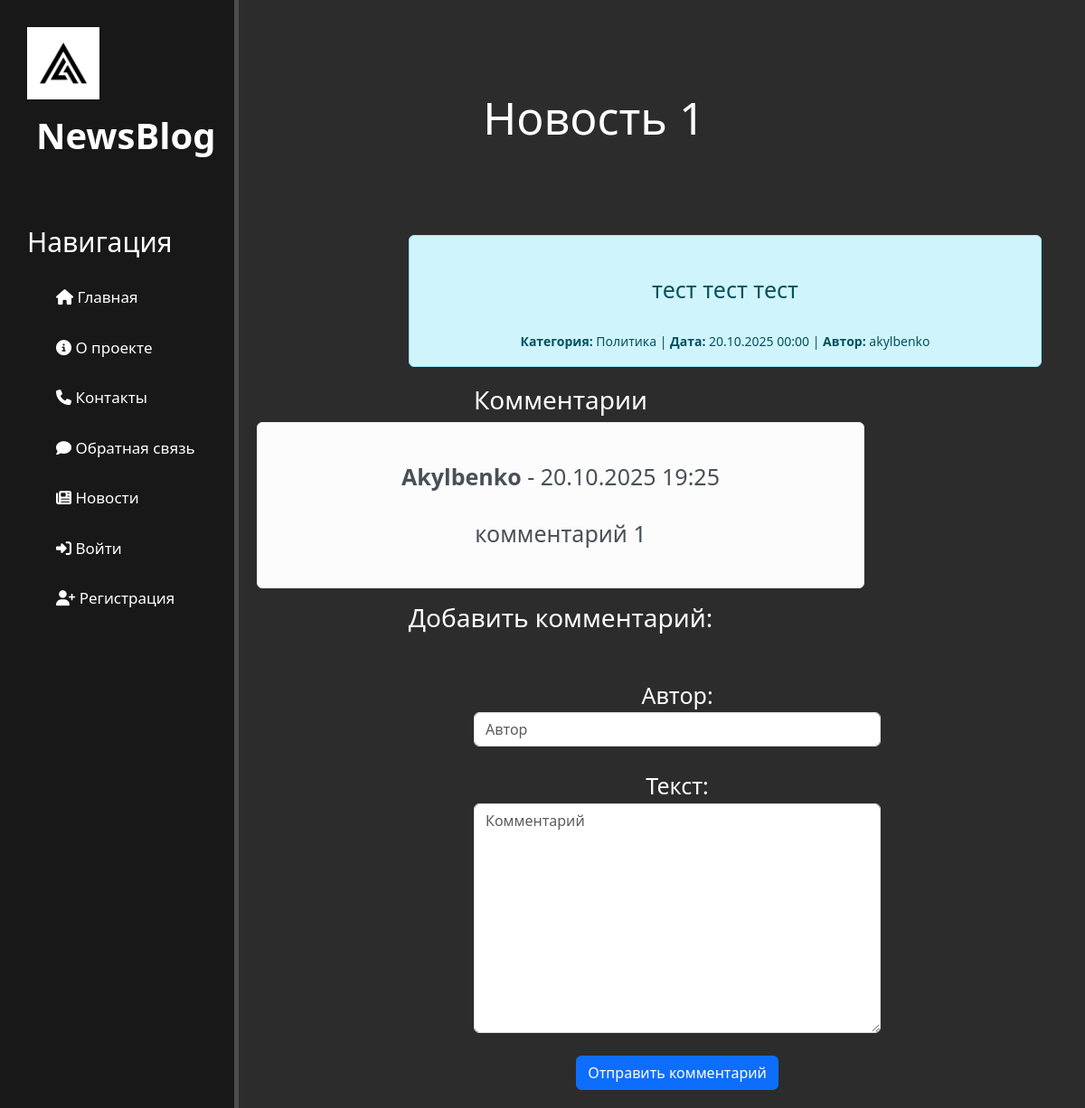
Page /article/8/ on the committed database.
### main/models.py (models this page shows, shortened)
class Article(models.Model):
    category_choices = [
        ('sports', 'Спорт'),
        ('politics', 'Политика'),
        ('business', 'Бизнес'),
        ('science', 'Наука'),
        ('other', 'Другое'),
    ]
    title = models.CharField('Заголовок', max_length=50)
    text = models.TextField('Текст статьи')
    created_date = models.DateTimeField('Дата создания', default=timezone.now)
    category = models.CharField('Категория', choices=category_choices, default='other', max_length=50)
    user_id = models.ForeignKey(User, on_delete=models.CASCADE)
    class Meta:
        verbose_name = 'Новость'
        verbose_name_plural = 'Новости'

class User(models.Model):
    name = models.CharField('Имя', max_length=50)
    email = models.EmailField('Почта', max_length=50)
    hashed_password = models.CharField('Пароль', max_length=50)
    created_date = models.DateTimeField('Дата создания', default=timezone.now)
    class Meta:
        verbose_name = 'Пользователь'
        verbose_name_plural = 'Пользователи'

class Comment(models.Model):
    text = models.TextField('Текст')
    date = models.DateTimeField('Дата создания', default=timezone.now)
    article_id = models.ForeignKey(Article, on_delete=models.CASCADE, verbose_name='Статья')
    author_name = models.CharField('Автор', max_length=50)
    class Meta:
        verbose_name = 'Комментарий'
        verbose_name_plural = 'Комментарии'

### main/views.py (the view)
# urls.py: path('article/<int:article_id>/', views.article_comment, name='article_comment'),
def article_comment(request, article_id):
    article = get_object_or_404(Article, id=article_id)
    comments = article.comment_set.all().order_by('-date')
    if request.method == "POST":
        form = CommentForm(request.POST)
        if form.is_valid():
            comment = form.save(commit=False)
            comment.article_id = article
            comment.save()
            return redirect('article_comment', article_id=article_id)
    else:
        form = CommentForm()
    data = {'article': article, 'form': form, 'comments': comments}
    return render(request, 'main/article_comment.html', data)

### main/forms.py
class CommentForm(ModelForm):
    class Meta:
        model = Comment
        fields = ['author_name', 'text']
        widgets = {
            "author_name": TextInput(attrs={'class':'form-control', 'placeholder':'Автор'}),
            "text": Textarea(attrs={'class':'form-control', 'placeholder':'Комментарий'}),
        }

### main/templates/main/article_comment.html (shortened to what this page needs)
{% extends 'main/base.html' %}
{% block content %}
<div class="features">
    <h1>{{ article.title }}</h1>
    <div class="alert alert-info">
        <p>{{ article.text }}</p>
        <div class="article-meta">
            <small>
                <strong>Категория:</strong> {{ article.get_category_display }} |
                <strong>Дата:</strong> {{ article.created_date|date:"d.m.Y H:i" }} |
                <strong>Автор:</strong> {{ article.user_id.name }}
            </small>
        </div>
    </div>
    <h3>Комментарии</h3>
    {% if comments %}
        {% for comment in comments %}
        <div class="alert alert-light">
            <p><strong>{{ comment.author_name }}</strong> - {{ comment.date|date:"d.m.Y H:i" }}</p>
            <p>{{ comment.text }}</p>
        </div>
        {% endfor %}
    {% else %}
        <div class="alert alert-info">
            <p>Пока нет комментариев. Будьте первым!</p>
        </div>
    {% endif %}
    <h3>Добавить комментарий:</h3>
    <form method="post">
        {{ form.as_p}}
        <button type="submit" class="btn btn-primary">Отправить комментарий</button>
    </form>
</div>
{% endblock %}

### main/static/main/css/main.css (style rules this page uses)
body { background: #2c2c2c; margin: 0; padding: 0; display: flex; min-height: 100vh; }
main .features { float: left; color: white; margin-top: 80px; text-align: center; width: 75%; }
main .features h1 { font-size: 50px; }
main .features p { font-size: 25px; margin: 25px; }
form { margin-left: 32%; margin-top: 50px; width: 500px; }
.alert-info { float: center; width: 700px; margin: 20px 25%; text-align: center; margin-top: 100px; }
h1 { margin-left: 11%; }

### rows in the picture
Article: title "Новость 1", text "тест тест тест", category "Политика", created_date "20.10.2025 00:00", user_id.name "akylbenko"
Comment: author_name "Akylbenko", date "20.10.2025 19:25", text "комментарий 1"
